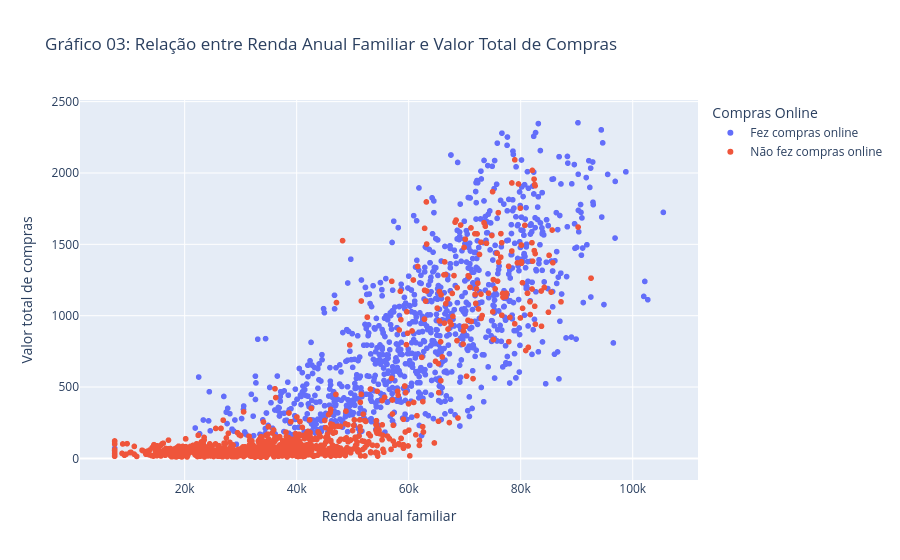

The notebook cell saved with this chart:
### Code cell
# GRÁFICO 03: RELAÇÃO ENTRE RENDA ANUAL FAMILIAR E VALOR TOTAL DE COMPRAS

df_income_mnt = df[['INCOME', 'MNTTOTAL', 'WEBPURCHASES']]


df_income_mnt['Compras Online'] = df_income_mnt['WEBPURCHASES'].map({
    0: 'Não fez compras online',
    1: 'Fez compras online'
})

df_income_mnt = df_income_mnt.rename(columns={
    'INCOME': 'Renda anual familiar',
    'MNTTOTAL': 'Valor total de compras'
})


fig = px.scatter(df_income_mnt, x="Renda anual familiar", y="Valor total de compras", color='Compras Online', title='Gráfico 03: Relação entre Renda Anual Familiar e Valor Total de Compras')
fig.show()

### Figure 1 — Plotly figure (JSON) as saved in the notebook; plotly's stock layout.template omitted (floating-point values rounded to 4 significant figures; data arrays with more than 128 entries replaced by an {"elided": "..."} marker saying what was removed)
{"data": [{"hovertemplate": "Compras Online=Fez compras online<br>Renda anual familiar=%{x}<br>Valor total de compras=%{y}<extra></extra>", "legendgroup": "Fez compras online", "marker": {"color": "#636efa", "symbol": "circle"}, "mode": "markers", "name": "Fez compras online", "showlegend": true, "type": "scattergl", "x": {"elided": "1082 float values"}, "xaxis": "x", "y": {"elided": "1082 int values"}, "yaxis": "y"}, {"hovertemplate": "Compras Online=Não fez compras online<br>Renda anual familiar=%{x}<br>Valor total de compras=%{y}<extra></extra>", "legendgroup": "Não fez compras online", "marker": {"color": "#EF553B", "symbol": "circle"}, "mode": "markers", "name": "Não fez compras online", "showlegend": true, "type": "scattergl", "x": {"elided": "1067 float values"}, "xaxis": "x", "y": {"elided": "1067 int values"}, "yaxis": "y"}], "layout": {"legend": {"title": {"text": "Compras Online"}, "tracegroupgap": 0}, "title": {"text": "Gráfico 03: Relação entre Renda Anual Familiar e Valor Total de Compras"}, "xaxis": {"anchor": "y", "domain": [0, 1], "title": {"text": "Renda anual familiar"}}, "yaxis": {"anchor": "x", "domain": [0, 1], "title": {"text": "Valor total de compras"}}}}
